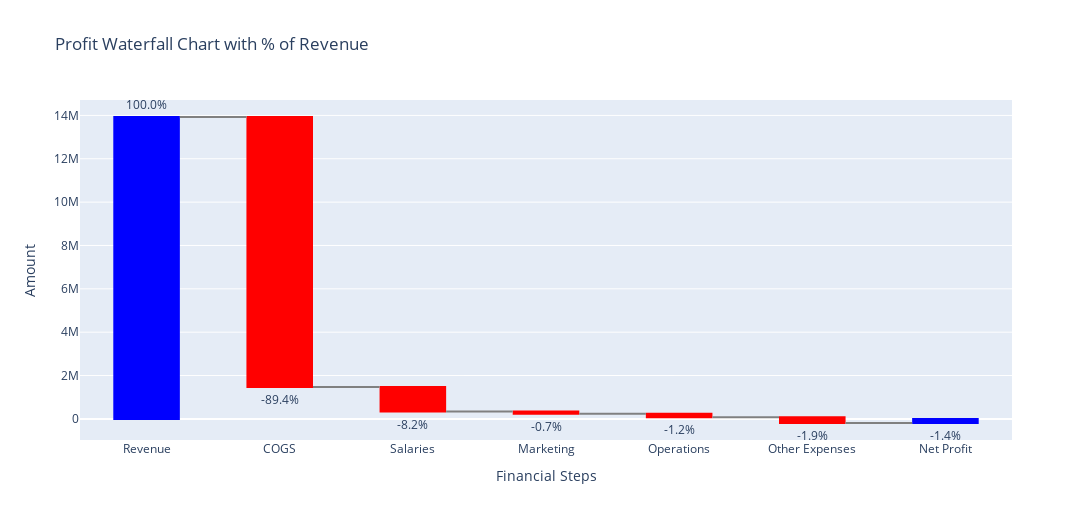

The notebook cell this image was saved under:
### Code cell
# ! pip install plotly
import plotly.graph_objects as go

fig = go.Figure(go.Waterfall(
    name = "Financial Breakdown",
    orientation = "v",
    measure = waterfall_df['type'],       # 'absolute', 'relative', 'total'
    x = waterfall_df['label'],
    textposition = "outside",
    y = waterfall_df['value'],
    text = waterfall_df['percent_of_revenue'].round(1).astype(str) + '%',  # Show percentages as labels
    connector = {"line":{"color":"gray"}},
    increasing = {"marker":{"color":"green"}},
    decreasing = {"marker":{"color":"red"}},
    totals = {"marker":{"color":"blue"}}
))

fig.update_layout(
    title = "Profit Waterfall Chart with % of Revenue",
    waterfallgap = 0.5,
    yaxis_title = "Amount",
    xaxis_title = "Financial Steps",
    autosize=False,              # Set to False to manually control size
    width=1120,                  # Width in pixels (e.g., 1200px)
    height=520,                  # Height in pixels (e.g., 600px)
    showlegend=False
)

fig.show()

### Figure 1 — Plotly figure (JSON) as saved in the notebook; plotly's stock layout.template omitted (floating-point values rounded to 4 significant figures)
{"data": [{"connector": {"line": {"color": "gray"}}, "decreasing": {"marker": {"color": "red"}}, "increasing": {"marker": {"color": "green"}}, "measure": ["absolute", "relative", "relative", "relative", "relative", "relative", "total"], "name": "Financial Breakdown", "orientation": "v", "text": ["100.0%", "-89.4%", "-8.2%", "-0.7%", "-1.2%", "-1.9%", "-1.4%"], "textposition": "outside", "totals": {"marker": {"color": "blue"}}, "type": "waterfall", "x": ["Revenue", "COGS", "Salaries", "Marketing", "Operations", "Other Expenses", "Net Profit"], "y": [13930000.0, -12450000.0, -1135000.0, -100800.0, -167500.0, -261700.0, -189900.0]}], "layout": {"autosize": false, "height": 520, "showlegend": false, "title": {"text": "Profit Waterfall Chart with % of Revenue"}, "waterfallgap": 0.5, "width": 1120, "xaxis": {"title": {"text": "Financial Steps"}}, "yaxis": {"title": {"text": "Amount"}}}}
